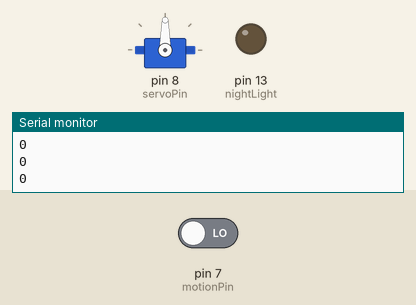
A sketch run on a simulated Arduino Uno, built with avr-gcc and run on an emulated ATmega328P. Parts: servo, output pins drawn as LEDs (lit = HIGH), the last lines printed to the serial monitor. Inputs (shaded band) come from the test bench; at power-on: pin 7 (motionPin) LOW.

Above: at 1.4 s.
1.5 s: pin 7 (motionPin) driven HIGH
At 1.9 s:
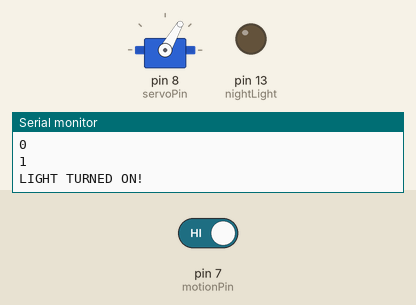
3.6 s: pin 7 (motionPin) driven LOW
At 4.0 s:
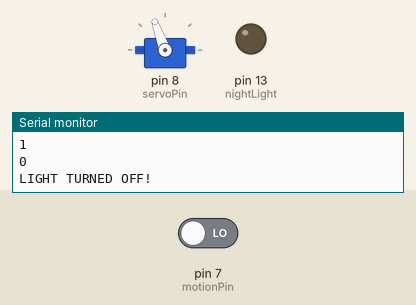
Timing chart, 0 to 6.6 s (numbered marks = the images above; inputs shaded):
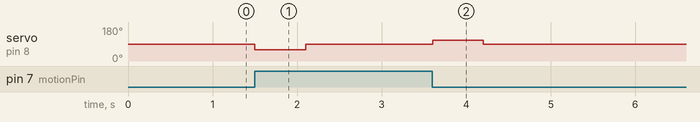

Measured:
- after the input at 1.5 s, servo on pin 8 (servoPin): 90° → 60° at once, → 90° 0.60 s later
- after the input at 3.6 s, servo on pin 8 (servoPin): 90° → 110° at once, → 90° 0.60 s later

The sketch:

light-switch-sensor.ino
```cpp
#include <Servo.h>

// constants
//const int lightPin = A0; // Analog pin for CdS Photoresistor (light sensor)
const int motionPin = 7; // Pin for input from PIR Sensor (motion sensor)
const int nightLight = 13; // Pin for output to light bulb
const int servoPin = 8; // Pin for the servo device

const int initialPosition = 90; // initial position for the servo
const int turnOnPosition = 60; // position of the servo to turn on the light
const int turnOffPosition = 110; // position of the servo to turn off the light

// status of light
bool isLightOn = false;
bool isLightOff = true;

// Servo instance
Servo servoMotorInstance;

void setup() {
  Serial.begin(9600);
  pinMode(nightLight, OUTPUT);
  //  pinMode(lightPin, INPUT);
  pinMode(motionPin, INPUT);

  //make sure the light is off
  digitalWrite(nightLight, LOW);
  // configure the Servo motor
  servoMotorInstance.attach(servoPin);
  // set the servo to be at 180 degrees
  servoMotorInstance.write(initialPosition);
  Serial.println("STARTED");
}

void loop() {
//  exit(0);
  // get the reading of the motion detector
  int motionReading = digitalRead(motionPin);
  Serial.println(motionReading);

  // condition to check if any motion was detected
  if (motionReading == 1) {
      turnOnLight();
      delay(100);
  } else {
     turnOffLight();
     delay(100);
  }
  // delay for 200 miliseconds
  delay(200);
}

// functions to turn on and off the lights
void turnOnLight() {
  if (!isLightOn) {
    rePositionServoMotor(turnOnPosition, true, false);
    delay(600);
    resetMotorToDefaultPosition();
  }
}
void turnOffLight() {
  if (!isLightOff) {
    rePositionServoMotor(turnOffPosition, false, true);
    delay(600);
    resetMotorToDefaultPosition();
  }
}

// function to reposition the servo motor
void rePositionServoMotor(int position, bool lightOn, bool lightOff) {
  servoMotorInstance.write(position);
  isLightOn = lightOn;
  isLightOff = lightOff;

  String message = (lightOn) ? "LIGHT TURNED ON!" : "LIGHT TURNED OFF!";
  Serial.println(message);
}

// function to reset the position to default
void resetMotorToDefaultPosition(){
  servoMotorInstance.write(initialPosition);
}
```
